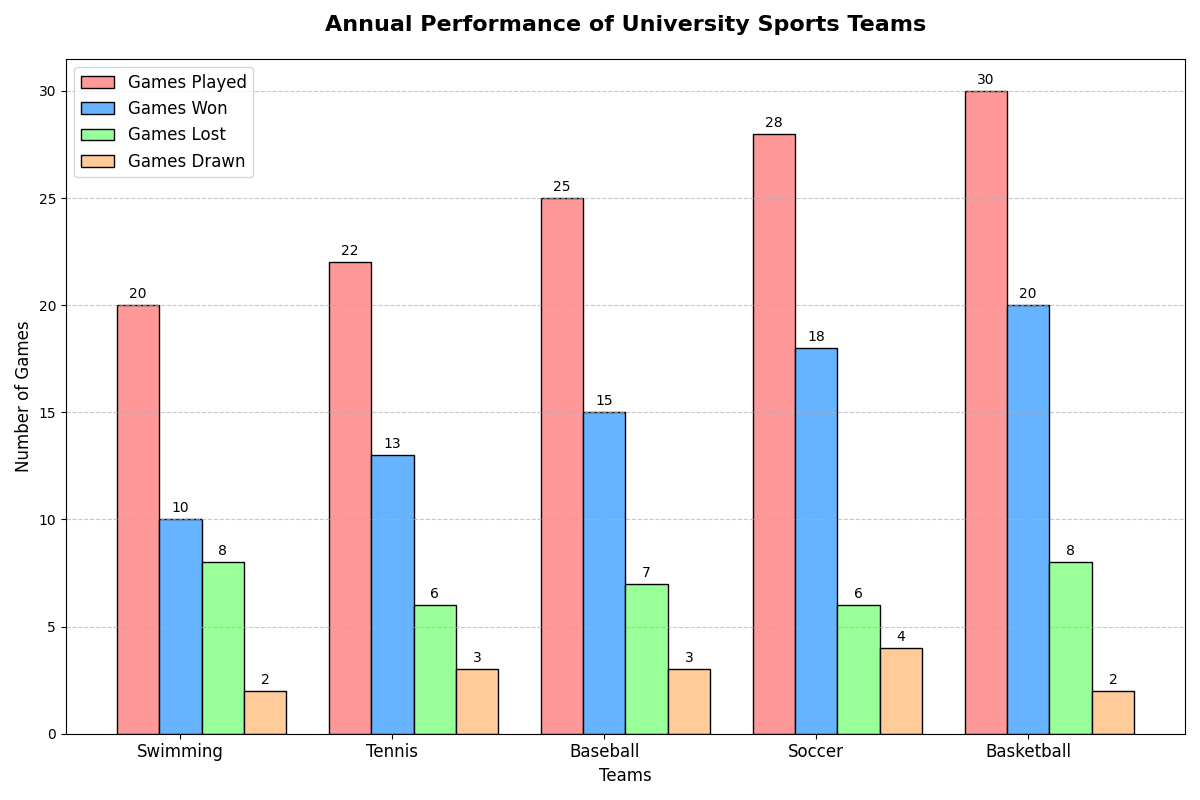

Generate this figure with Python:
import matplotlib.pyplot as plt
import numpy as np

# Teams and their performance data
teams = ['Swimming', 'Tennis', 'Baseball', 'Soccer', 'Basketball']
games_played = [20, 22, 25, 28, 30]
won_games = [10, 13, 15, 18, 20]
lost_games = [8, 6, 7, 6, 8]
draw_games = [2, 3, 3, 4, 2]

# Positions on the x-axis
x = np.arange(len(teams))

# Bar width setting
bar_width = 0.2

# Create the bar chart
fig, ax = plt.subplots(figsize=(12, 8))

# Plot bars
bars1 = ax.bar(x - bar_width, games_played, bar_width, label='Games Played', color='#ff9999', edgecolor='black')
bars2 = ax.bar(x, won_games, bar_width, label='Games Won', color='#66b3ff', edgecolor='black')
bars3 = ax.bar(x + bar_width, lost_games, bar_width, label='Games Lost', color='#99ff99', edgecolor='black')
bars4 = ax.bar(x + 2 * bar_width, draw_games, bar_width, label='Games Drawn', color='#ffcc99', edgecolor='black')

# Add titles and labels
ax.set_title('Annual Performance of University Sports Teams', fontsize=16, fontweight='bold', pad=20)
ax.set_xlabel('Teams', fontsize=12)
ax.set_ylabel('Number of Games', fontsize=12)

# Set y-ticks and x-ticks
ax.set_xticks(x)
ax.set_xticklabels(teams, fontsize=12)
ax.yaxis.grid(True, linestyle='--', alpha=0.7)

# Add data labels on bars
for bars in [bars1, bars2, bars3, bars4]:
    for bar in bars:
        height = bar.get_height()
        ax.annotate(f'{height}',
                    xy=(bar.get_x() + bar.get_width() / 2, height),
                    xytext=(0, 3),  # 3 points vertical offset
                    textcoords="offset points",
                    ha='center', va='bottom', fontsize=10, color='black')

# Add the legend
ax.legend(loc='upper left', fontsize=12)

# Adjust layout to avoid overlapping
plt.tight_layout()

# Display the plot
plt.show()
